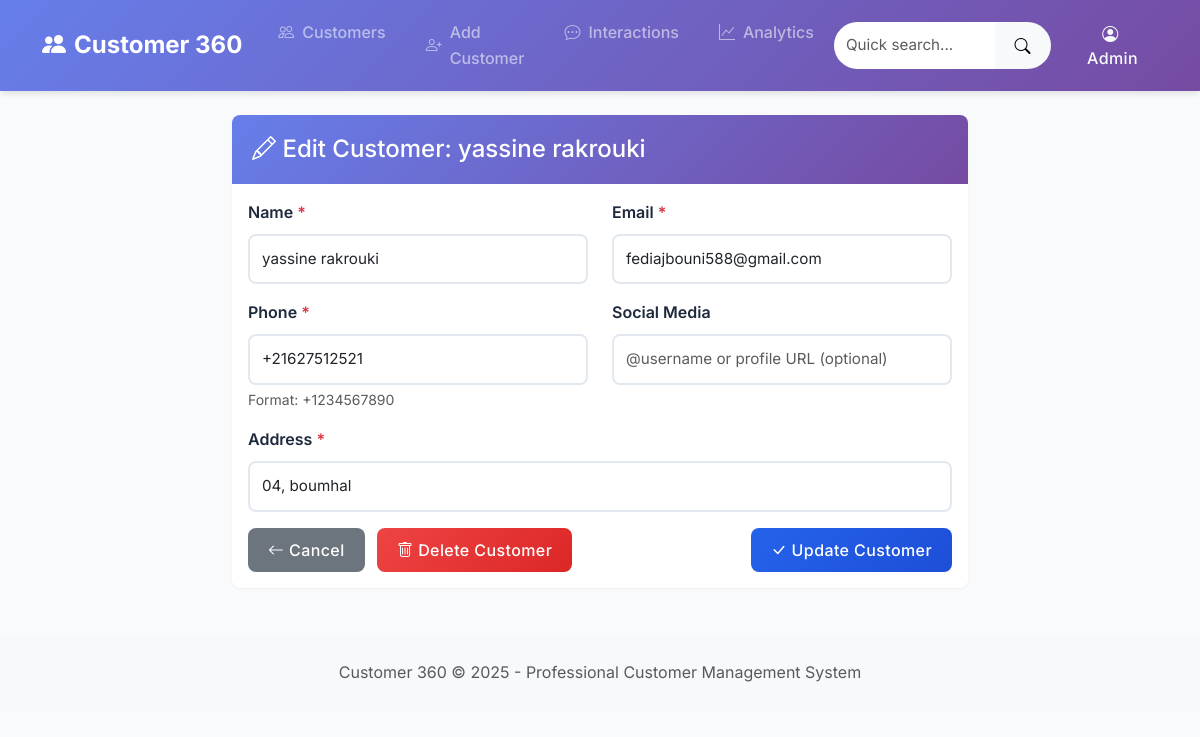
Page /2/edit/ on the committed database.
### customer_management/models.py (models this page shows, shortened)
class Customer(models.Model):
    name = models.CharField(
        max_length=100,
        help_text="Customer's full name"
    )
    email = models.EmailField(
        max_length=100,
        unique=True,
        help_text="Customer's email address"
    )
    phone_regex = RegexValidator(
        regex=r'^\+?1?\d{9,15}$',
        message="Phone number must be entered in the format: '+999999999'. Up to 15 digits allowed."
    )
    phone = models.CharField(
        validators=[phone_regex],
        max_length=17,
        help_text="Customer's phone number"
    )
    address = models.CharField(
        max_length=200,
        help_text="Customer's address"
    )
    social_media = models.CharField(
        max_length=100,
        blank=True,
        help_text="Customer's social media handle (optional)"
    )
    created_at = models.DateTimeField(auto_now_add=True)
    updated_at = models.DateTimeField(auto_now=True)
    is_active = models.BooleanField(default=True)
    class Meta:
        ordering = ['name']
        verbose_name = 'Customer'
        verbose_name_plural = 'Customers'

### customer_management/views.py (the view, shortened to what this page needs)
# urls.py: path('<int:pk>/edit/', views.CustomerUpdateView.as_view(), name='customer_update'),
class CustomerUpdateView(UpdateView):
    model = Customer
    form_class = CustomerForm
    template_name = 'customer_management/customer_form.html'
    success_url = reverse_lazy('customer_management:customer_list')

### customer_management/forms.py (shortened to what this page needs)
class CustomerForm(forms.ModelForm):
    class Meta:
        model = Customer
        fields = ['name', 'email', 'phone', 'address', 'social_media']
        widgets = {
            'name': forms.TextInput(attrs={
                'class': 'form-control',
                'placeholder': 'Enter customer name',
                'required': True
            }),
            'email': forms.EmailInput(attrs={
                'class': 'form-control',
                'placeholder': 'Enter email address',
                'required': True
            }),
            'phone': forms.TextInput(attrs={
                'class': 'form-control',
                'placeholder': '+1234567890',
                'required': True
            }),
            'address': forms.TextInput(attrs={
                'class': 'form-control',
                'placeholder': 'Enter full address',
                'required': True
            }),
            'social_media': forms.TextInput(attrs={
                'class': 'form-control',
                'placeholder': '@username or profile URL (optional)'
            }),
        }

### customer_management/templates/customer_management/customer_form.html (shortened to what this page needs)
{% extends 'customer_management/base.html' %}
{% block content %}
<div class="row justify-content-center">
    <div class="col-md-8">
        <div class="card">
            <div class="card-header">
                <h4 class="mb-0">
                    {% if object %}
                        <i class="bi bi-pencil"></i> Edit Customer: {{ object.name }}
                    {% else %}
                        <i class="bi bi-person-plus"></i> Add New Customer
                    {% endif %}
                </h4>
            </div>
            <div class="card-body">
                <form method="post" novalidate>
                    <div class="row">
                        <div class="col-md-6 mb-3">
                            <label for="{{ form.name.id_for_label }}" class="form-label">
                                Name <span class="text-danger">*</span>
                            </label>
                            {{ form.name }}
                        </div>
                        <div class="col-md-6 mb-3">
                            <label for="{{ form.email.id_for_label }}" class="form-label">
                                Email <span class="text-danger">*</span>
                            </label>
                            {{ form.email }}
                        </div>
                    </div>
                    <div class="row">
                        <div class="col-md-6 mb-3">
                            <label for="{{ form.phone.id_for_label }}" class="form-label">
                                Phone <span class="text-danger">*</span>
                            </label>
                            {{ form.phone }}
                            <div class="form-text">Format: +1234567890</div>
                        </div>
                        <div class="col-md-6 mb-3">
                            <label for="{{ form.social_media.id_for_label }}" class="form-label">
                                Social Media
                            </label>
                            {{ form.social_media }}
                        </div>
                    </div>
                    <div class="mb-3">
                        <label for="{{ form.address.id_for_label }}" class="form-label">
                            Address <span class="text-danger">*</span>
                        </label>
                        {{ form.address }}
                    </div>
                    <div class="d-flex justify-content-between">
                        <div>
                            <a href="{% url 'customer_management:customer_list' %}" class="btn btn-secondary">
                                <i class="bi bi-arrow-left"></i> Cancel
                            </a>
                            {% if object %}
                                <button type="button" class="btn btn-danger ms-2" data-bs-toggle="modal" data-bs-target="#deleteModal">
                                    <i class="bi bi-trash"></i> Delete Customer
                                </button>
                            {% endif %}
                        </div>
                        <button type="submit" class="btn btn-primary">
                            {% if object %}
                                <i class="bi bi-check-lg"></i> Update Customer
                            {% else %}
                                <i class="bi bi-plus-lg"></i> Create Customer
                            {% endif %}
                        </button>
                    </div>
                </form>
            </div>
        </div>
    </div>
</div>
{% endblock %}

### customer360/static/css/main.css (style rules this page uses)
:root { --primary-color: #2563eb; --primary-dark: #1d4ed8; --secondary-color: #64748b; --success-color: #059669; --warning-color: #d97706; --danger-color: #dc2626; --info-color: #0891b2; --light-bg: #f8fafc; --dark-text: #1e293b; --border-color: #e2e8f0; --shadow-sm: 0 1px 2px 0 rgb(0 0 0 / 0.05); --shadow-md: 0 4px 6px -1px rgb(0 0 0 / 0.1); --shadow-lg: 0 10px 15px -3px rgb(0 0 0 / 0.1); --border-radius: 0.5rem; --transition: all 0.2s ease-in-out; }
body { font-family: 'Inter', -apple-system, BlinkMacSystemFont, 'Segoe UI', Roboto, sans-serif; background-color: var(--light-bg); color: var(--dark-text); line-height: 1.6; }
.card { border: none; border-radius: var(--border-radius); box-shadow: var(--shadow-sm); transition: var(--transition); overflow: hidden; }
.card-header { background: linear-gradient(135deg, #667eea 0%, #764ba2 100%); color: white; border: none; font-weight: 600; padding: 1.25rem; }
.card-header h4, .card-header h5, .card-header h6 { margin: 0; color: white; }
.btn { font-weight: 500; border-radius: var(--border-radius); padding: 0.625rem 1.25rem; transition: var(--transition); border: none; text-transform: none; letter-spacing: 0.025em; }
.btn-primary { background: linear-gradient(135deg, var(--primary-color) 0%, var(--primary-dark) 100%); }
.btn-danger { background: linear-gradient(135deg, #ef4444 0%, var(--danger-color) 100%); }
.form-control { border: 2px solid var(--border-color); border-radius: var(--border-radius); padding: 0.75rem; transition: var(--transition); font-size: 0.95rem; }
.form-label { font-weight: 600; color: var(--dark-text); margin-bottom: 0.5rem; }
.fade-in { animation: fadeIn 0.5s ease-out; }

### customer_management/templates/customer_management/base.html (style rules this page uses)
.fade-in { animation: fadeInUp 0.6s ease-out forwards; }

### rows in the picture
Customer: name "yassine rakrouki", email "fediajbouni588@gmail.com", phone "+21627512521", address "04, boumhal"
